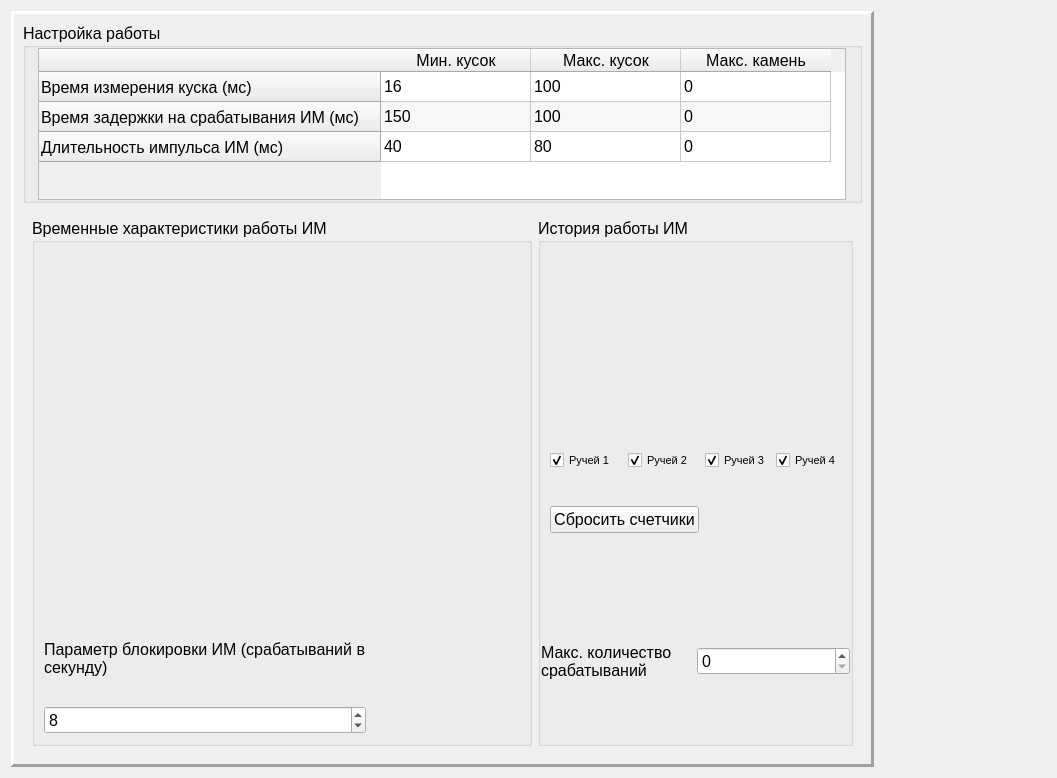
<?xml version="1.0" encoding="UTF-8"?>
<ui version="4.0">
 <class>SPRSettingsIMSWidget</class>
 <widget class="QWidget" name="SPRSettingsIMSWidget">
  <property name="geometry">
   <rect>
    <x>0</x>
    <y>0</y>
    <width>1057</width>
    <height>778</height>
   </rect>
  </property>
  <property name="sizePolicy">
   <sizepolicy hsizetype="Minimum" vsizetype="Minimum">
    <horstretch>0</horstretch>
    <verstretch>0</verstretch>
   </sizepolicy>
  </property>
  <property name="font">
   <font>
    <family>Tahoma</family>
    <pointsize>12</pointsize>
   </font>
  </property>
  <property name="windowTitle">
   <string>Form</string>
  </property>
  <layout class="QHBoxLayout" name="horizontalLayout_7">
   <item>
    <widget class="QFrame" name="frame">
     <property name="frameShape">
      <enum>QFrame::Panel</enum>
     </property>
     <property name="frameShadow">
      <enum>QFrame::Raised</enum>
     </property>
     <property name="lineWidth">
      <number>3</number>
     </property>
     <layout class="QVBoxLayout" name="verticalLayout_4" stretch="15,0">
      <item>
       <widget class="QGroupBox" name="groupBox">
        <property name="sizePolicy">
         <sizepolicy hsizetype="Preferred" vsizetype="Minimum">
          <horstretch>0</horstretch>
          <verstretch>0</verstretch>
         </sizepolicy>
        </property>
        <property name="maximumSize">
         <size>
          <width>16777215</width>
          <height>180</height>
         </size>
        </property>
        <property name="font">
         <font>
          <family>Tahoma</family>
          <pointsize>12</pointsize>
         </font>
        </property>
        <property name="title">
         <string>Настройка работы</string>
        </property>
        <layout class="QVBoxLayout" name="verticalLayout_3">
         <property name="leftMargin">
          <number>0</number>
         </property>
         <property name="topMargin">
          <number>0</number>
         </property>
         <property name="rightMargin">
          <number>0</number>
         </property>
         <property name="bottomMargin">
          <number>0</number>
         </property>
         <item alignment="Qt::AlignHCenter">
          <widget class="QTableWidget" name="tMinMaxParams">
           <property name="font">
            <font>
             <family>Tahoma</family>
             <pointsize>12</pointsize>
            </font>
           </property>
           <property name="sizeAdjustPolicy">
            <enum>QAbstractScrollArea::AdjustToContents</enum>
           </property>
           <property name="autoScroll">
            <bool>true</bool>
           </property>
           <property name="alternatingRowColors">
            <bool>true</bool>
           </property>
           <attribute name="horizontalHeaderDefaultSectionSize">
            <number>150</number>
           </attribute>
           <attribute name="verticalHeaderStretchLastSection">
            <bool>false</bool>
           </attribute>
           <row>
            <property name="text">
             <string>Время измерения куска (мс)</string>
            </property>
           </row>
           <row>
            <property name="text">
             <string>Время задержки на срабатывания ИМ (мс)</string>
            </property>
           </row>
           <row>
            <property name="text">
             <string>Длительность импульса ИМ (мс)</string>
            </property>
           </row>
           <column>
            <property name="text">
             <string>Мин. кусок</string>
            </property>
           </column>
           <column>
            <property name="text">
             <string>Макс. кусок</string>
            </property>
           </column>
           <column>
            <property name="text">
             <string>Макс. камень</string>
            </property>
           </column>
           <item row="0" column="0">
            <property name="text">
             <string>16</string>
            </property>
           </item>
           <item row="0" column="1">
            <property name="text">
             <string>100</string>
            </property>
           </item>
           <item row="0" column="2">
            <property name="text">
             <string>0</string>
            </property>
           </item>
           <item row="1" column="0">
            <property name="text">
             <string>150</string>
            </property>
           </item>
           <item row="1" column="1">
            <property name="text">
             <string>100</string>
            </property>
           </item>
           <item row="1" column="2">
            <property name="text">
             <string>0</string>
            </property>
           </item>
           <item row="2" column="0">
            <property name="text">
             <string>40</string>
            </property>
           </item>
           <item row="2" column="1">
            <property name="text">
             <string>80</string>
            </property>
           </item>
           <item row="2" column="2">
            <property name="text">
             <string>0</string>
            </property>
           </item>
          </widget>
         </item>
        </layout>
       </widget>
      </item>
      <item>
       <widget class="QWidget" name="widget_6" native="true">
        <layout class="QHBoxLayout" name="horizontalLayout_4" stretch="0,0">
         <item>
          <widget class="QGroupBox" name="groupBox_3">
           <property name="sizePolicy">
            <sizepolicy hsizetype="Maximum" vsizetype="Preferred">
             <horstretch>0</horstretch>
             <verstretch>0</verstretch>
            </sizepolicy>
           </property>
           <property name="minimumSize">
            <size>
             <width>500</width>
             <height>0</height>
            </size>
           </property>
           <property name="title">
            <string>Временные характеристики работы ИМ</string>
           </property>
           <layout class="QVBoxLayout" name="verticalLayout_7">
            <item>
             <widget class="QwtPlot" name="plotParams">
              <property name="sizePolicy">
               <sizepolicy hsizetype="Preferred" vsizetype="Preferred">
                <horstretch>0</horstretch>
                <verstretch>0</verstretch>
               </sizepolicy>
              </property>
              <property name="font">
               <font>
                <pointsize>8</pointsize>
               </font>
              </property>
              <property name="frameShape">
               <enum>QFrame::NoFrame</enum>
              </property>
              <property name="autoReplot">
               <bool>true</bool>
              </property>
             </widget>
            </item>
            <item>
             <widget class="QWidget" name="widget_7" native="true">
              <property name="maximumSize">
               <size>
                <width>16777215</width>
                <height>120</height>
               </size>
              </property>
              <layout class="QHBoxLayout" name="horizontalLayout_5">
               <property name="leftMargin">
                <number>0</number>
               </property>
               <property name="topMargin">
                <number>0</number>
               </property>
               <property name="rightMargin">
                <number>0</number>
               </property>
               <property name="bottomMargin">
                <number>0</number>
               </property>
               <item>
                <widget class="QWidget" name="widget" native="true">
                 <layout class="QVBoxLayout" name="verticalLayout">
                  <property name="spacing">
                   <number>3</number>
                  </property>
                  <property name="leftMargin">
                   <number>0</number>
                  </property>
                  <property name="topMargin">
                   <number>0</number>
                  </property>
                  <property name="rightMargin">
                   <number>0</number>
                  </property>
                  <property name="bottomMargin">
                   <number>0</number>
                  </property>
                  <item>
                   <widget class="QLabel" name="label">
                    <property name="text">
                     <string>Параметр блокировки ИМ (срабатываний в секунду)</string>
                    </property>
                    <property name="wordWrap">
                     <bool>true</bool>
                    </property>
                   </widget>
                  </item>
                  <item>
                   <widget class="QSpinBox" name="leBlockParam">
                    <property name="minimum">
                     <number>1</number>
                    </property>
                    <property name="maximum">
                     <number>10</number>
                    </property>
                    <property name="value">
                     <number>8</number>
                    </property>
                   </widget>
                  </item>
                 </layout>
                </widget>
               </item>
               <item>
                <spacer name="horizontalSpacer">
                 <property name="orientation">
                  <enum>Qt::Horizontal</enum>
                 </property>
                 <property name="sizeHint" stdset="0">
                  <size>
                   <width>40</width>
                   <height>20</height>
                  </size>
                 </property>
                </spacer>
               </item>
               <item>
                <widget class="QWidget" name="widget_2" native="true">
                 <property name="enabled">
                  <bool>false</bool>
                 </property>
                 <layout class="QVBoxLayout" name="verticalLayout_2">
                  <property name="spacing">
                   <number>3</number>
                  </property>
                  <property name="leftMargin">
                   <number>0</number>
                  </property>
                  <property name="topMargin">
                   <number>0</number>
                  </property>
                  <property name="rightMargin">
                   <number>0</number>
                  </property>
                  <property name="bottomMargin">
                   <number>0</number>
                  </property>
                  <item>
                   <widget class="QWidget" name="widget_5" native="true">
                    <layout class="QHBoxLayout" name="horizontalLayout">
                     <property name="leftMargin">
                      <number>0</number>
                     </property>
                     <property name="topMargin">
                      <number>0</number>
                     </property>
                     <property name="rightMargin">
                      <number>0</number>
                     </property>
                     <property name="bottomMargin">
                      <number>0</number>
                     </property>
                    </layout>
                   </widget>
                  </item>
                 </layout>
                </widget>
               </item>
              </layout>
             </widget>
            </item>
           </layout>
          </widget>
         </item>
         <item>
          <widget class="QGroupBox" name="gbStatistic">
           <property name="title">
            <string>История работы ИМ</string>
           </property>
           <layout class="QVBoxLayout" name="verticalLayout_5">
            <property name="leftMargin">
             <number>0</number>
            </property>
            <property name="topMargin">
             <number>0</number>
            </property>
            <property name="rightMargin">
             <number>0</number>
            </property>
            <property name="bottomMargin">
             <number>0</number>
            </property>
            <item>
             <widget class="QwtPlot" name="plotStatistuka">
              <property name="sizePolicy">
               <sizepolicy hsizetype="Preferred" vsizetype="Preferred">
                <horstretch>0</horstretch>
                <verstretch>0</verstretch>
               </sizepolicy>
              </property>
              <property name="font">
               <font>
                <pointsize>8</pointsize>
               </font>
              </property>
              <property name="frameShape">
               <enum>QFrame::NoFrame</enum>
              </property>
             </widget>
            </item>
            <item>
             <widget class="QWidget" name="wStatistic" native="true">
              <layout class="QGridLayout" name="gridLayout">
               <item row="0" column="3">
                <widget class="QCheckBox" name="cbTh3">
                 <property name="font">
                  <font>
                   <pointsize>8</pointsize>
                  </font>
                 </property>
                 <property name="text">
                  <string>Ручей 4</string>
                 </property>
                 <property name="checked">
                  <bool>true</bool>
                 </property>
                </widget>
               </item>
               <item row="0" column="2">
                <widget class="QCheckBox" name="cbTh2">
                 <property name="font">
                  <font>
                   <pointsize>8</pointsize>
                  </font>
                 </property>
                 <property name="text">
                  <string>Ручей 3</string>
                 </property>
                 <property name="checked">
                  <bool>true</bool>
                 </property>
                </widget>
               </item>
               <item row="0" column="0">
                <widget class="QCheckBox" name="cbTh0">
                 <property name="font">
                  <font>
                   <pointsize>8</pointsize>
                  </font>
                 </property>
                 <property name="text">
                  <string>Ручей 1</string>
                 </property>
                 <property name="checked">
                  <bool>true</bool>
                 </property>
                </widget>
               </item>
               <item row="0" column="1">
                <widget class="QCheckBox" name="cbTh1">
                 <property name="font">
                  <font>
                   <pointsize>8</pointsize>
                  </font>
                 </property>
                 <property name="text">
                  <string>Ручей 2</string>
                 </property>
                 <property name="checked">
                  <bool>true</bool>
                 </property>
                </widget>
               </item>
               <item row="1" column="0" colspan="2">
                <widget class="QPushButton" name="bClearStatistic">
                 <property name="font">
                  <font>
                   <pointsize>12</pointsize>
                  </font>
                 </property>
                 <property name="text">
                  <string>Сбросить счетчики</string>
                 </property>
                 <property name="icon">
                  <iconset resource="icons.qrc">
                   <normaloff>:/icons/icons/edit-clear.png</normaloff>:/icons/icons/edit-clear.png</iconset>
                 </property>
                 <property name="iconSize">
                  <size>
                   <width>20</width>
                   <height>20</height>
                  </size>
                 </property>
                </widget>
               </item>
              </layout>
             </widget>
            </item>
            <item>
             <widget class="QWidget" name="widget_9" native="true">
              <property name="font">
               <font>
                <family>Tahoma</family>
                <pointsize>12</pointsize>
               </font>
              </property>
              <layout class="QHBoxLayout" name="horizontalLayout_2">
               <property name="spacing">
                <number>3</number>
               </property>
               <property name="leftMargin">
                <number>0</number>
               </property>
               <property name="topMargin">
                <number>0</number>
               </property>
               <property name="rightMargin">
                <number>0</number>
               </property>
               <property name="bottomMargin">
                <number>0</number>
               </property>
               <item>
                <widget class="QLabel" name="label_5">
                 <property name="text">
                  <string>Макс. количество срабатываний</string>
                 </property>
                 <property name="wordWrap">
                  <bool>true</bool>
                 </property>
                </widget>
               </item>
               <item>
                <widget class="QSpinBox" name="leLimitAbrasion">
                 <property name="maximum">
                  <number>10000000</number>
                 </property>
                </widget>
               </item>
              </layout>
             </widget>
            </item>
           </layout>
          </widget>
         </item>
        </layout>
       </widget>
      </item>
     </layout>
    </widget>
   </item>
   <item>
    <spacer name="horizontalSpacer_2">
     <property name="orientation">
      <enum>Qt::Horizontal</enum>
     </property>
     <property name="sizeHint" stdset="0">
      <size>
       <width>40</width>
       <height>20</height>
      </size>
     </property>
    </spacer>
   </item>
  </layout>
 </widget>
 <customwidgets>
  <customwidget>
   <class>QwtPlot</class>
   <extends>QFrame</extends>
   <header>qwt_plot.h</header>
  </customwidget>
 </customwidgets>
 <resources>
  <include location="icons.qrc"/>
 </resources>
 <connections/>
</ui>
